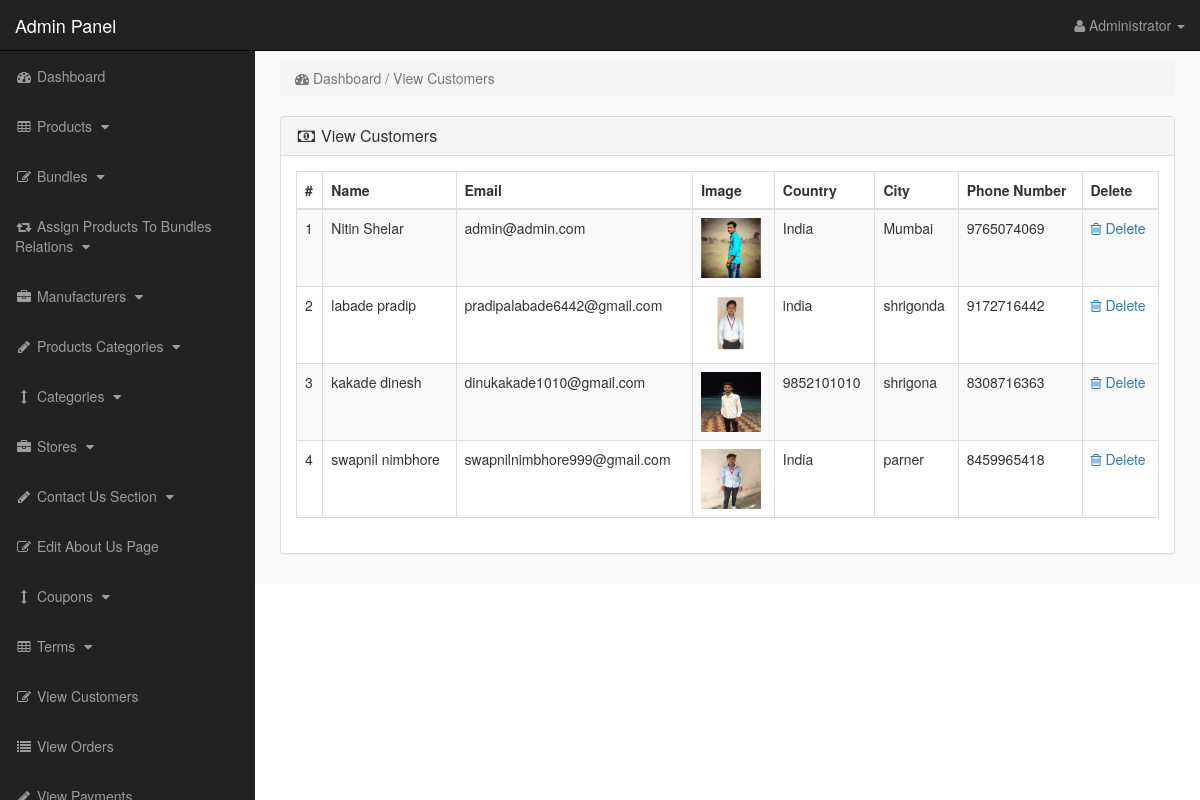
/admin_area/index.php?view_customers (signed in), run on the app's committed database.
### tables this page shows
CREATE TABLE `customers` (
  `customer_id` int(10) NOT NULL,
  `customer_name` varchar(255) NOT NULL,
  `customer_email` varchar(255) NOT NULL,
  `customer_pass` varchar(255) NOT NULL,
  `customer_country` text NOT NULL,
  `customer_city` text NOT NULL,
  `customer_contact` varchar(255) NOT NULL,
  `customer_address` text NOT NULL,
  `customer_image` text NOT NULL,
  `customer_ip` varchar(255) NOT NULL,
  `customer_confirm_code` text NOT NULL
);

### admin_area/view_customers.php (the view)
<?php
if(!isset($_SESSION['admin_email'])){
echo "<script>window.open('login.php','_self')</script>";
}
else {
?>
<div class="row">
<div class="col-lg-12">
<ol class="breadcrumb">
<li class="active">
<i class="fa fa-dashboard"></i> Dashboard / View Customers
</li>
</ol>
</div>
</div>
<div class="row">
<div class="col-lg-12">
<div class="panel panel-default">
<div class="panel-heading">
<h3 class="panel-title">
<i class="fa fa-money fa-fw"></i> View Customers
</h3>
</div>
<div class="panel-body" >
<div class="table-responsive" >
<table class="table table-bordered table-hover table-striped" >
<thead>
<tr>
<th>#</th>
<th>Name</th>
<th>Email</th>
<th>Image</th>
<th>Country</th>
<th>City</th>
<th>Phone Number</th>
<th>Delete</th>
</tr>
</thead>
<tbody>
<?php
$i=0;
$get_c = "select * from customers";
$run_c = mysqli_query($con,$get_c);
while($row_c=mysqli_fetch_array($run_c)){
$c_id = $row_c['customer_id'];
$c_name = $row_c['customer_name'];
$c_email = $row_c['customer_email'];
$c_image = $row_c['customer_image'];
$c_country = $row_c['customer_country'];
$c_city = $row_c['customer_city'];
$c_contact = $row_c['customer_contact'];
$i++;
?>
<tr>
<td><?php echo $i; ?></td>
<td><?php echo $c_name; ?></td>
<td><?php echo $c_email; ?></td>
<td><img src="../customer/customer_images/<?php echo $c_image; ?>" width="60" height="60" ></td>
<td><?php echo $c_country; ?></td>
<td><?php echo $c_city; ?></td>
<td><?php echo $c_contact; ?></td>
<td>
<a href="index.php?customer_delete=<?php echo $c_id; ?>" >
<i class="fa fa-trash-o" ></i> Delete
</a>
</td>
</tr>
<?php } ?>
</tbody>
</table>
</div>
</div>
</div>
</div>
</div>
<?php } ?>

### admin_area/includes/sidebar.php (shortened to what this page needs)
<?php
if(!isset($_SESSION['admin_email'])){
echo "<script>window.open('login.php','_self')</script>";
}
else {
?>
<nav class="navbar navbar-inverse navbar-fixed-top" >
<div class="navbar-header" >
<a class="navbar-brand" href="index.php?dashboard" >Admin Panel</a>
</div>
<ul class="nav navbar-right top-nav" >
<li class="dropdown" >
<a href="#" class="dropdown-toggle" data-toggle="dropdown" >
<i class="fa fa-user" ></i>
<?php echo $admin_name; ?> <b class="caret" ></b>
</a>
</li>
</ul>
<div class="collapse navbar-collapse navbar-ex1-collapse">
<ul class="nav navbar-nav side-nav">
<li>
<a href="index.php?dashboard">
<i class="fa fa-fw fa-dashboard"></i> Dashboard
</a>
</li>
<li>
<a href="#" data-toggle="collapse" data-target="#products">
<i class="fa fa-fw fa-table"></i> Products
<i class="fa fa-fw fa-caret-down"></i>
</a>
</li>
<li>
<a href="#" data-toggle="collapse" data-target="#bundles">
<i class="fa fa-fw fa-edit"></i> Bundles
<i class="fa fa-fw fa-caret-down"></i>
</a>
</li>
<li>
<a href="#" data-toggle="collapse" data-target="#relations">
<i class="fa fa-fw fa-retweet"></i> Assign Products To Bundles Relations
<i class="fa fa-fw fa-caret-down"></i>
</a>
</li>
<li>
<a href="#" data-toggle="collapse" data-target="#manufacturers">
<i class="fa fa-fw fa-briefcase"></i> Manufacturers
<i class="fa fa-fw fa-caret-down"></i>
</a>
</li>
<li>
<a href="#" data-toggle="collapse" data-target="#p_cat">
<i class="fa fa-fw fa-pencil"></i> Products Categories
<i class="fa fa-fw fa-caret-down"></i>
</a>
</li>
<li>
<a href="#" data-toggle="collapse" data-target="#cat">
<i class="fa fa-fw fa-arrows-v"></i> Categories
<i class="fa fa-fw fa-caret-down"></i>
</a>
</li>
<li>
<a href="#" data-toggle="collapse" data-target="#store">
<i class="fa fa-fw fa-briefcase"></i> Stores
<i class="fa fa-fw fa-caret-down"></i>
</a>
</li>
<li>
<a href="#" data-toggle="collapse" data-target="#contact_us">
<i class="fa fa-fw fa-pencil"> </i> Contact Us Section
<i class="fa fa-fw fa-caret-down"></i>
</a>
</li>
<li>
<a href="index.php?edit_about_us">
<i class="fa fa-fw fa-edit"></i> Edit About Us Page
</a>
</li>
<li>
<a href="#" data-toggle="collapse" data-target="#coupons">
<i class="fa fa-fw fa-arrows-v"></i> Coupons
<i class="fa fa-fw fa-caret-down"></i>
</a>
</li>
<li>
<a href="#" data-toggle="collapse" data-target="#terms" >
<i class="fa fa-fw fa-table"></i> Terms
<i class="fa fa-fw fa-caret-down"></i>
</a>
</li>
<li>
<a href="index.php?view_customers">
<i class="fa fa-fw fa-edit"></i> View Customers
</a>
</li>
<li>
<a href="index.php?view_orders">
<i class="fa fa-fw fa-list"></i> View Orders
</a>
</li>
<li>
<a href="index.php?view_payments">
<i class="fa fa-fw fa-pencil"></i> View Payments
</a>
</li>
</ul>
</div>
</nav>
<?php } ?>

### admin_area/css/style.css (style rules this page uses)
body { margin-top:100px; }
@media (min-width: 768px) { body { margin-top:50px; } }
.top-nav { padding:0 15px; }
.top-nav>li { display:inline-block; float:left; }
.top-nav>li>a { padding-top:15px; padding-bottom:15px; line-height:20px; color:#999; }
@media (min-width: 768px) { .side-nav { position:fixed; top:51px; width:255px; border-radius:0; overflow-y:auto; background-color: #222; bottom:0; overflow-x:hidden; padding-bottom:40px; } }
@media (min-width: 768px) { .side-nav>li>a { width:255px; } }
.panel-body { border-radius:5px; }

### data on the page
customers: customer_name "Nitin Shelar", customer_email "admin@admin.com", customer_image (picture), customer_country "India", customer_city "Mumbai", customer_contact "9765074069"
customers: customer_name "labade pradip", customer_email "pradipalabade6442@gmail.com", customer_image (picture), customer_country "india", customer_city "shrigonda", customer_contact "9172716442"
customers: customer_name "kakade dinesh", customer_email "dinukakade1010@gmail.com", customer_image (picture), customer_country "9852101010", customer_city "shrigona", customer_contact "8308716363"
customers: customer_name "swapnil nimbhore", customer_email "swapnilnimbhore999@gmail.com", customer_image (picture), customer_country "India", customer_city "parner", customer_contact "8459965418"

### other printed values
$admin_name "Administrator"
